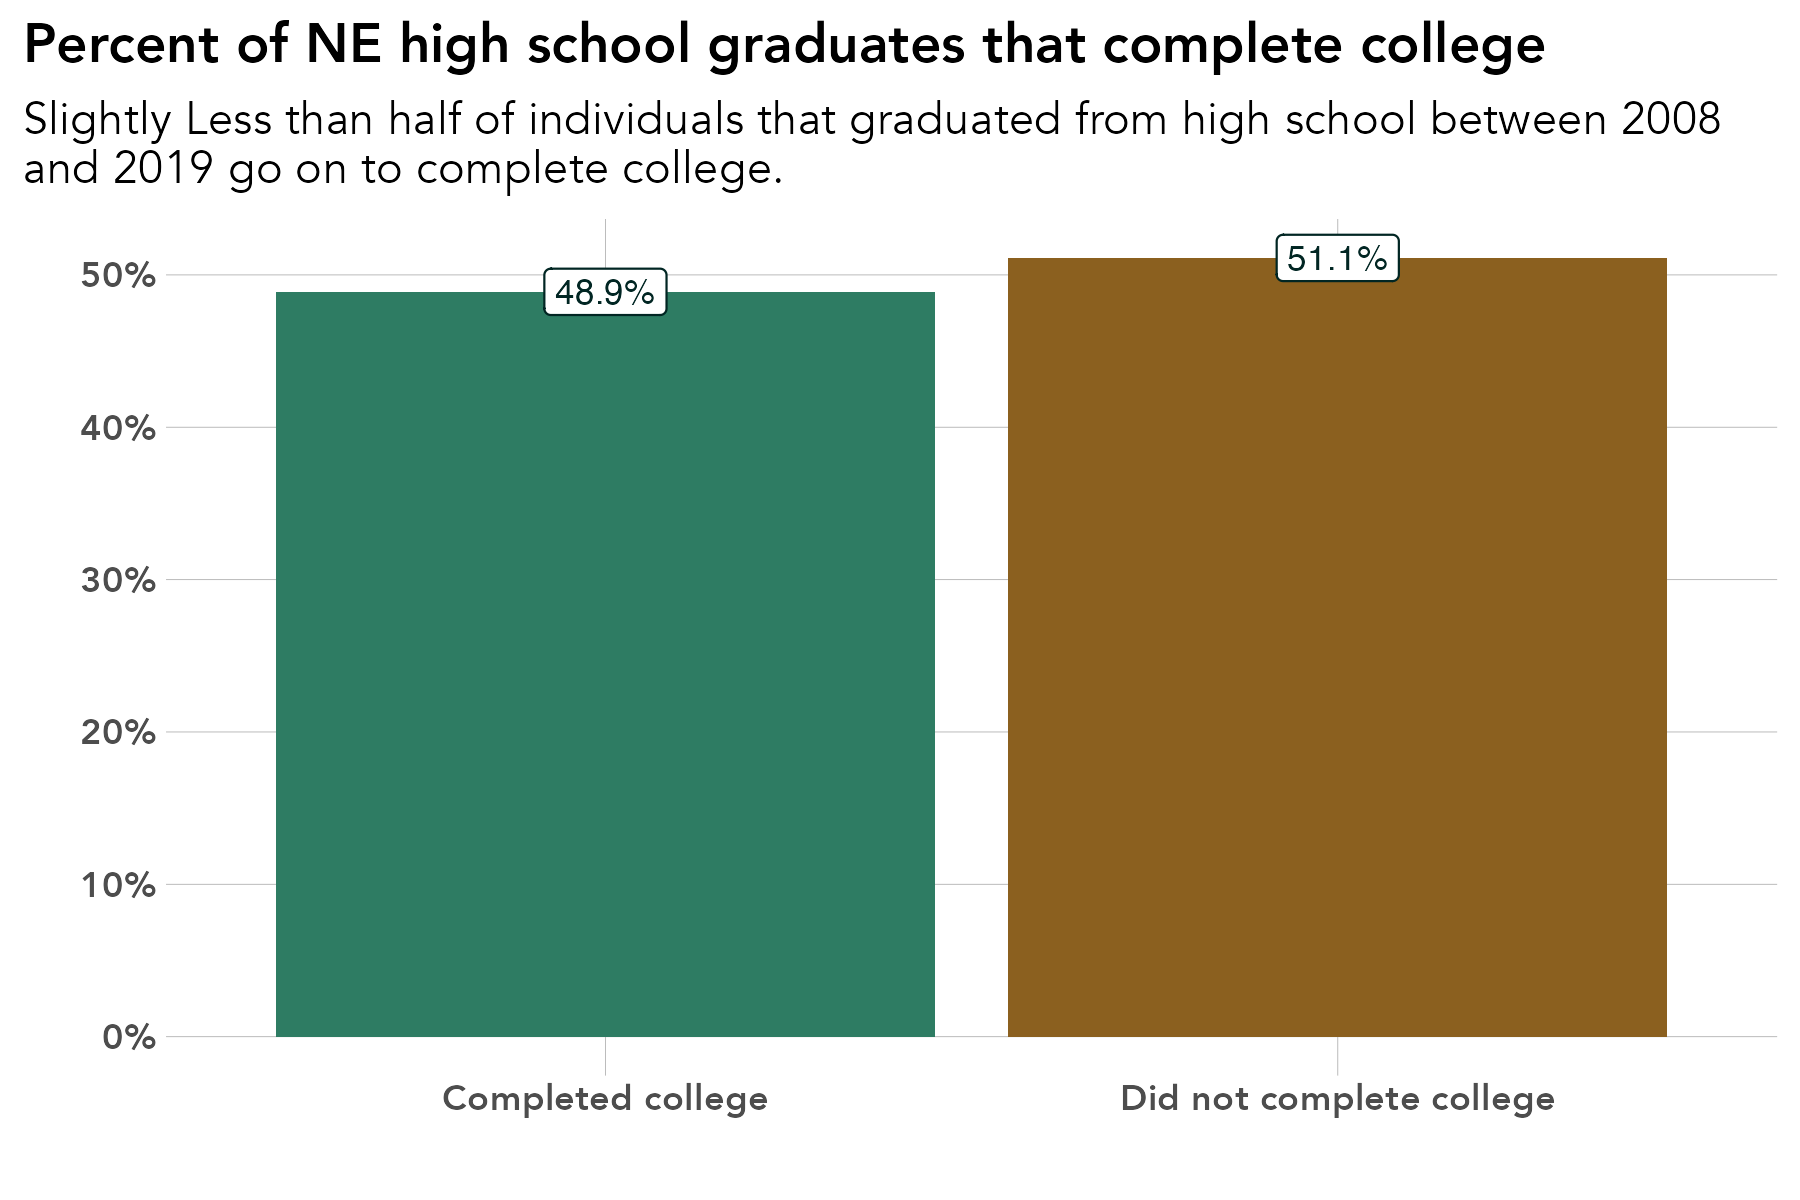

This chart was generated by the following R code:
# library -----------------------------------------------------------------
library(tidyverse)
library(sf)
library(ggrepel)
library(scales)
library(ggiraph)
library(rmapshaper)
library(cowplot)
library(RColorBrewer)
library(readxl)
library(lubridate)
library(readxl)
library(systemfonts)
reset_font_cache()
library(ggtext)
library(janitor)
library(cowplot)
library(ggalluvial)
library(ggsankey)


rm(list = ls())

# themes ------------------------------------------------------------------
theme_bar <- theme_bw() +
  theme(panel.grid.major = element_line(color = "grey70", size = 0.1),
        panel.grid.minor = element_blank(),
        axis.ticks = element_blank(),
        axis.text = element_text(face = "bold"),
        panel.border = element_blank(),
        legend.background = element_rect(fill = "transparent", color = "transparent"),
        legend.key = element_rect(fill = "transparent"),
        legend.key.size = unit(1, "lines"),
        legend.margin = margin(0,0,0,0),
        legend.title = element_blank(),
        legend.text = element_text(margin = margin(l = 2)),
        text = element_text(family = "Avenir") ,
        plot.title.position = "plot",
        plot.title = element_text(face = "bold"))

theme_line <- theme_bw() +
  theme(legend.background = element_rect(fill = "transparent", color = "transparent"),
        legend.key = element_rect(fill = "transparent"),
        legend.text = element_text(margin = margin(l = 2)),
        panel.grid.minor = element_blank(),
        panel.grid.major = element_line(color = "grey70", size = 0.1),
        axis.ticks = element_blank(),
        axis.text = element_text(face = "bold"),
        panel.border = element_blank(),
        legend.margin = margin(0,0,0,0),
        legend.key.size = unit(1, "lines"),
        text = element_text(family = "Avenir") ,
        plot.title.position = "plot",
        plot.title = element_text(face = "bold"))


theme_sf <- theme_bw() +
  theme(axis.text.x=element_blank(),
        axis.text.y=element_blank(),
        axis.ticks=element_blank(),
        panel.background = element_blank(),
        panel.grid.major = element_line(color = "white"),
        panel.border = element_blank(),
        legend.title = element_blank(),
        legend.text = element_text(margin = margin(l = 2)),
        legend.margin = margin(0,0,0,0),
        legend.key.size = unit(1, "lines"),
        text = element_text(family = "Avenir") ,
        plot.title.position = "plot",
        plot.title = element_text(face = "bold"))

theme_all <- theme_bw() +
  theme(axis.ticks=element_blank(),
        axis.text.y = element_blank(),
        panel.background = element_blank(),
        panel.grid.major = element_blank(),
        panel.grid = element_blank(),
        panel.border = element_blank(),
        legend.title = element_blank(),
        legend.text = element_text(margin = margin(l = 2)),
        legend.margin = margin(0,0,0,0),
        legend.key.size = unit(1, "lines"),
        text = element_text(family = "Avenir") ,
        plot.title.position = "plot",
        plot.title = element_text(face = "bold"))


regions <- read_csv("/Users/kellyasche/Library/CloudStorage/GoogleDrive-kasche@ruralmn.org/My Drive/Data Prep/R Projects/Join docs/county_regions.csv") %>%
  select(5,6) %>%
  unique() %>%
  mutate(edr = str_replace(edr, "  ", " "),
         planning.region = str_replace(planning.region, " Minnesota", ""),
         planning.region = fct_relevel(planning.region, "Northwest", "Northeast", "Central", "Seven County Mpls-St Paul", "Southwest", "Southeast"),
         edr = fct_relevel(edr, "EDR 1 - Northwest", "EDR 2 - Headwaters", "EDR 3 - Arrowhead", "EDR 4 - West Central", "EDR 5 - North Central", "EDR 6E- Southwest Central", "EDR 6W- Upper Minnesota Valley", "EDR 7E- East Central", "EDR 7W- Central", "EDR 8 - Southwest", "EDR 9 - South Central", "EDR 10 - Southeast", "EDR 11 - 7 County Twin Cities", "Minnesota"))

counties.regions <- read_csv("/Users/kellyasche/Library/CloudStorage/GoogleDrive-kasche@ruralmn.org/My Drive/Data Prep/R Projects/Join docs/county_regions.csv") %>%
  mutate(countyfp = formatC(countyfp, width = 3, flag = "0"),
         Name = str_to_title(Name),
         Name = str_replace(Name, "Q", "q"),
         Name = str_replace(Name, "Of The", "of the"),
         Name = str_replace(Name, "Mcleod", "McLeod"),
         Dem_Desc = ifelse(Name == "Minnesota", "Minnesota", Dem_Desc) ,
         edr = str_replace(edr, "  ", " "),
         planning.region = str_replace(planning.region, " Minnesota", ""),
         planning.region = fct_relevel(planning.region, "Northwest", "Northeast", "Central", "Seven County Mpls-St Paul", "Southwest", "Southeast"),
         edr = fct_relevel(edr, "EDR 1 - Northwest", "EDR 2 - Headwaters", "EDR 3 - Arrowhead", "EDR 4 - West Central", "EDR 5 - North Central", "EDR 6E- Southwest Central", "EDR 6W- Upper Minnesota Valley", "EDR 7E- East Central", "EDR 7W- Central", "EDR 8 - Southwest", "EDR 9 - South Central", "EDR 10 - Southeast", "EDR 11 - 7 County Twin Cities", "Minnesota"))

color.ruca <- c("Entirely rural" = "#009933", "Town/rural mix" = "#99CC33", "Urban/town/rural mix" = "#CC9966", "Entirely urban" = "#754C29", "Minnesota" = "black")

color.pr <- c("Northwest" = "#4575b4","Northeast" = "grey", "Central" = "#fee090", "Seven County Mpls-St Paul" = "#d73027", "Southwest" = "#91bfdb", "Southeast" = "#fc8d59", "Minnesota" = "black")

color.edr <- c("EDR 1 - Northwest" = "#b3cde3", "EDR 2 - Headwaters" = "#8c96c6", "EDR 3 - Arrowhead" = "#fe9929", "EDR 4 - West Central" = "#8856a7", "EDR 5 - North Central" = "#810f7c", "EDR 6E- Southwest Central" = "#e5f5f9", "EDR 6W- Upper Minnesota Valley" = "#bdc9e1", "EDR 7E- East Central" = "#99d8c9", "EDR 7W- Central" = "#2ca25f", "EDR 8 - Southwest" = "#74a9cf", "EDR 9 - South Central" = "#0570b0", "EDR 10 - Southeast" = "#d7301f", "EDR 11 - 7 County Twin Cities" = "#d8b365", "Minnesota" = "black")

color.pr.edr <- c ("Northwest" = "#4575b4","Northeast" = "#e0f3f8", "Central" = "#fee090", "Seven County Mpls-St Paul" = "#d73027", "Southwest" = "#91bfdb", "Southeast" = "#fc8d59", "Minnesota" = "black", "EDR 1 - Northwest" = "#b3cde3", "EDR 2 - Headwaters" = "#8c96c6", "EDR 3 - Arrowhead" = "#fe9929", "EDR 4 - West Central" = "#8856a7", "EDR 5 - North Central" = "#810f7c", "EDR 6E- Southwest Central" = "#e5f5f9", "EDR 6W- Upper Minnesota Valley" = "#bdc9e1", "EDR 7E- East Central" = "#99d8c9", "EDR 7W- Central" = "#2ca25f", "EDR 8 - Southwest" = "#74a9cf", "EDR 9 - South Central" = "#0570b0", "EDR 10 - Southeast" = "#d7301f", "EDR 11 - 7 County Twin Cities" = "#d8b365")

color.six <- c("#009933", "#4575b4", "grey", "#fee090", "#fc8d59", "#d73027")

mn_counties <- st_read("/Users/kellyasche/Library/CloudStorage/GoogleDrive-kasche@ruralmn.org/My Drive/Data Prep/R Projects/Shapefiles/County shapefiles/MNCounties_MNDOT.shp", quiet = TRUE) %>%
  ms_simplify(keep = .01, keep_shapes = TRUE) %>%
  rename("countyfp" = "FIPS_CODE")

counties.regions.1 <- counties.regions %>%
  mutate(statefp = "27",
         project.pr = ifelse(edr %in% c("EDR 1 - Northwest", "EDR 2 - Headwaters", "EDR 4 - West Central"), "Northwest",
                             ifelse(edr == "EDR 3 - Arrowhead", "Northeast",
                                    ifelse(edr %in% c("EDR 5 - North Central", "EDR 7E- East Central", "EDR 7W- Central"), "Central",
                                           ifelse(edr %in% c("EDR 6E- Southwest Central", "EDR 6W- Upper Minnesota Valley", "EDR 8 - Southwest"), "Southwest",
                                                  ifelse(edr %in% c("EDR 9 - South Central", "EDR 10 - Southeast"), "Southern", as.character(planning.region)))))),
         project.pr = fct_relevel(project.pr, "Northwest", "Northeast", "Central", "Seven County Mpls-St Paul", "Southwest", "Southern"))


# Prep data ---------------------------------------------------------------

original <- read_csv("Data/SLEDS/Masters/Master-report-dataset.csv")

data <- original %>%
  filter(grad.year < 2019) %>%
  select(ps.grad) %>%
  filter(ps.grad != "Attending ps") %>%
  mutate(ps.grad = as_factor(ps.grad)) %>%
  group_by(ps.grad) %>%
  summarize(n = n()) %>%
  ungroup() %>%
  mutate(pct = n / sum(n),
         ps.grad = ifelse(ps.grad == "Y", "Completed college", "Did not complete college"))


# Create chart ------------------------------------------------------------

names(data)

ggplot(data, aes(ps.grad, pct)) +
  geom_col(position = "dodge", aes(fill = ps.grad)) +
  geom_label(aes(label = percent(pct, accuracy = .1)), show.legend = FALSE, position = position_dodge(width = .9), color = "#012623", size = 3) + 
  labs(x="", 
       y = "", 
       title = "Percent of NE high school graduates that complete college", 
       subtitle =  "Slightly Less than half of individuals that graduated from high school between 2008\nand 2019 go on to complete college.")+
  scale_y_continuous(labels=scales::percent) +
  scale_fill_manual(values = c("#2E7C63", "#8B601F")) +
  theme_bar+
  theme(legend.position = "none")

ggsave(filename = "Charts/Paper report 3/pct-college-grad.pdf", device = cairo_pdf, dpi = "print", width = 6, height = 4)

ggsave(filename = "Charts/Paper report 3/pct-college-grad.png", dpi = "print", width = 6, height = 4)
